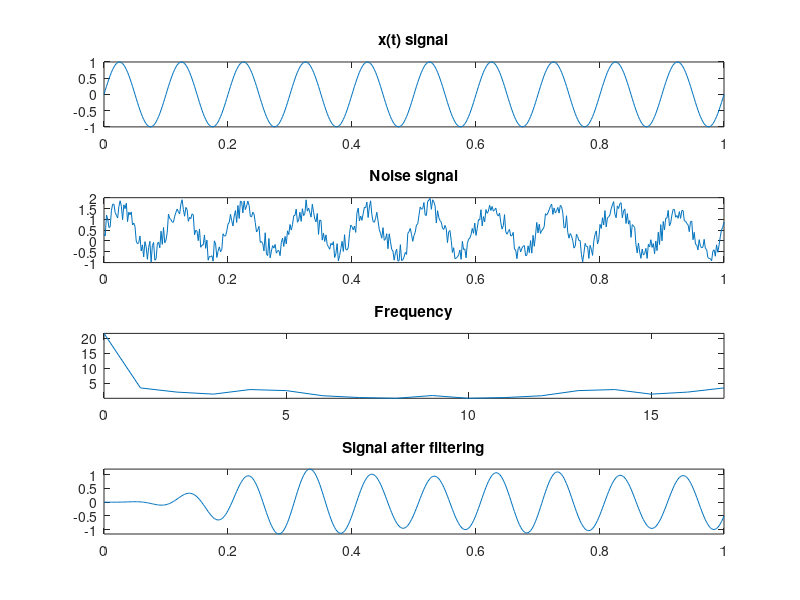

Write MATLAB code to recreate this figure.
clc;
clear all;
close all;

%pkg install -forge signal
%pkg load signal
#... To install butter function in octave

f=10;
fs = 500;
t = [0:1/fs:1]; % 0 to 1 sec, sampling time Ts = 1/Fs
signal = sin(2*pi*f*t);
subplot(4,1,1);
plot(t,signal);
title('x(t) signal');
noisySignal = signal + rand(1,length(signal));
subplot(4,1,2);
plot(t,noisySignal);
title('Noise signal');

#..FFT

fftPoint = 2*nextpow2(length(noisySignal));
freDomain = abs(fft(noisySignal, fftPoint)); %signal in frequency domain
nFft = 0: fftPoint - 1;
subplot(4,1,3);
plot(nFft, freDomain);
axis tight;
title("Frequency");

#..Filtering
order = 5;
wn = [7, 13]*2/fs;
[b,a] = butter(order, wn, 'bandpass');
# b = cofficient of x
# a = cofficient of y
filterdSignal = filter(b,a,noisySignal);
subplot(4,1,4);
plot(t, filterdSignal);
axis tight;
title("Signal after filtering");



